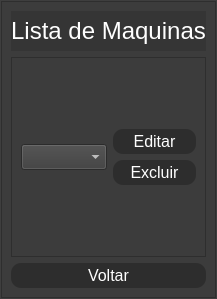
      <widget class="QWidget" name="pg_listaMaquinas">
       <layout class="QHBoxLayout" name="horizontalLayout_21">
        <property name="spacing">
         <number>0</number>
        </property>
        <property name="leftMargin">
         <number>0</number>
        </property>
        <property name="topMargin">
         <number>0</number>
        </property>
        <property name="rightMargin">
         <number>0</number>
        </property>
        <property name="bottomMargin">
         <number>0</number>
        </property>
        <item>
         <widget class="QFrame" name="frame_13">
          <property name="styleSheet">
           <string notr="true">background-color: rgb(80, 80, 80);</string>
          </property>
          <property name="frameShape">
           <enum>QFrame::StyledPanel</enum>
          </property>
          <property name="frameShadow">
           <enum>QFrame::Raised</enum>
          </property>
          <layout class="QHBoxLayout" name="horizontalLayout_16">
           <property name="spacing">
            <number>0</number>
           </property>
           <property name="leftMargin">
            <number>0</number>
           </property>
           <property name="topMargin">
            <number>0</number>
           </property>
           <property name="rightMargin">
            <number>0</number>
           </property>
           <property name="bottomMargin">
            <number>0</number>
           </property>
           <item>
            <widget class="QFrame" name="frame_14">
             <property name="maximumSize">
              <size>
               <width>600</width>
               <height>300</height>
              </size>
             </property>
             <property name="styleSheet">
              <string notr="true">background-color: rgb(60, 60, 60);</string>
             </property>
             <property name="frameShape">
              <enum>QFrame::StyledPanel</enum>
             </property>
             <property name="frameShadow">
              <enum>QFrame::Raised</enum>
             </property>
             <layout class="QVBoxLayout" name="verticalLayout_16">
              <item>
               <widget class="QLabel" name="label_7">
                <property name="minimumSize">
                 <size>
                  <width>0</width>
                  <height>40</height>
                 </size>
                </property>
                <property name="maximumSize">
                 <size>
                  <width>16777215</width>
                  <height>40</height>
                 </size>
                </property>
                <property name="styleSheet">
                 <string notr="true">background-color: rgb(53, 53, 53);</string>
                </property>
                <property name="text">
                 <string>&lt;html&gt;&lt;head/&gt;&lt;body&gt;&lt;p align=&quot;center&quot;&gt;&lt;span style=&quot; font-size:18pt; color:#ffffff;&quot;&gt;Lista de Maquinas&lt;/span&gt;&lt;/p&gt;&lt;/body&gt;&lt;/html&gt;</string>
                </property>
               </widget>
              </item>
              <item>
               <widget class="QFrame" name="frame_33">
                <property name="minimumSize">
                 <size>
                  <width>0</width>
                  <height>200</height>
                 </size>
                </property>
                <property name="frameShape">
                 <enum>QFrame::StyledPanel</enum>
                </property>
                <property name="frameShadow">
                 <enum>QFrame::Raised</enum>
                </property>
                <layout class="QVBoxLayout" name="verticalLayout_18">
                 <item>
                  <layout class="QHBoxLayout" name="horizontalLayout_23">
                   <item>
                    <layout class="QHBoxLayout" name="horizontalLayout_22">
                     <item>
                      <widget class="QComboBox" name="lista_maquinas_provedor">
                       <property name="styleSheet">
                        <string notr="true">color: rgb(255, 255, 255);
font-size: 15px;</string>
                       </property>
                      </widget>
                     </item>
                    </layout>
                   </item>
                   <item>
                    <layout class="QVBoxLayout" name="verticalLayout_5">
                     <property name="spacing">
                      <number>6</number>
                     </property>
                     <item>
                      <widget class="QPushButton" name="editar_maquina_button">
                       <property name="minimumSize">
                        <size>
                         <width>0</width>
                         <height>25</height>
                        </size>
                       </property>
                       <property name="maximumSize">
                        <size>
                         <width>16777215</width>
                         <height>25</height>
                        </size>
                       </property>
                       <property name="styleSheet">
                        <string notr="true">QPushButton{
	color:rgb(255,255,255);
	border-radius: 10px;
	font-size: 16px;
	
	background-color: rgb(45, 45, 45);
}
QPushButton:hover{background-color: #787878; color:black}</string>
                       </property>
                       <property name="text">
                        <string>Editar</string>
                       </property>
                      </widget>
                     </item>
                     <item>
                      <widget class="QPushButton" name="excluir_maquina_button">
                       <property name="minimumSize">
                        <size>
                         <width>0</width>
                         <height>25</height>
                        </size>
                       </property>
                       <property name="maximumSize">
                        <size>
                         <width>16777215</width>
                         <height>25</height>
                        </size>
                       </property>
                       <property name="styleSheet">
                        <string notr="true">QPushButton{
	color:rgb(255,255,255);
	border-radius: 10px;
	font-size: 16px;
	
	background-color: rgb(45, 45, 45);
}
QPushButton:hover{background-color: #787878; color:black}</string>
                       </property>
                       <property name="text">
                        <string>Excluir</string>
                       </property>
                      </widget>
                     </item>
                    </layout>
                   </item>
                  </layout>
                 </item>
                </layout>
               </widget>
              </item>
              <item>
               <widget class="QPushButton" name="voltar_lista_maquinas_button">
                <property name="minimumSize">
                 <size>
                  <width>0</width>
                  <height>25</height>
                 </size>
                </property>
                <property name="maximumSize">
                 <size>
                  <width>16777215</width>
                  <height>25</height>
                 </size>
                </property>
                <property name="styleSheet">
                 <string notr="true">QPushButton{
	color:rgb(255,255,255);
	border-radius: 10px;
	font-size: 16px;
	
	background-color: rgb(45, 45, 45);
}
QPushButton:hover{background-color: #787878; color:black}</string>
                </property>
                <property name="text">
                 <string>Voltar</string>
                </property>
               </widget>
              </item>
             </layout>
            </widget>
           </item>
          </layout>
         </widget>
        </item>
       </layout>
      </widget>
